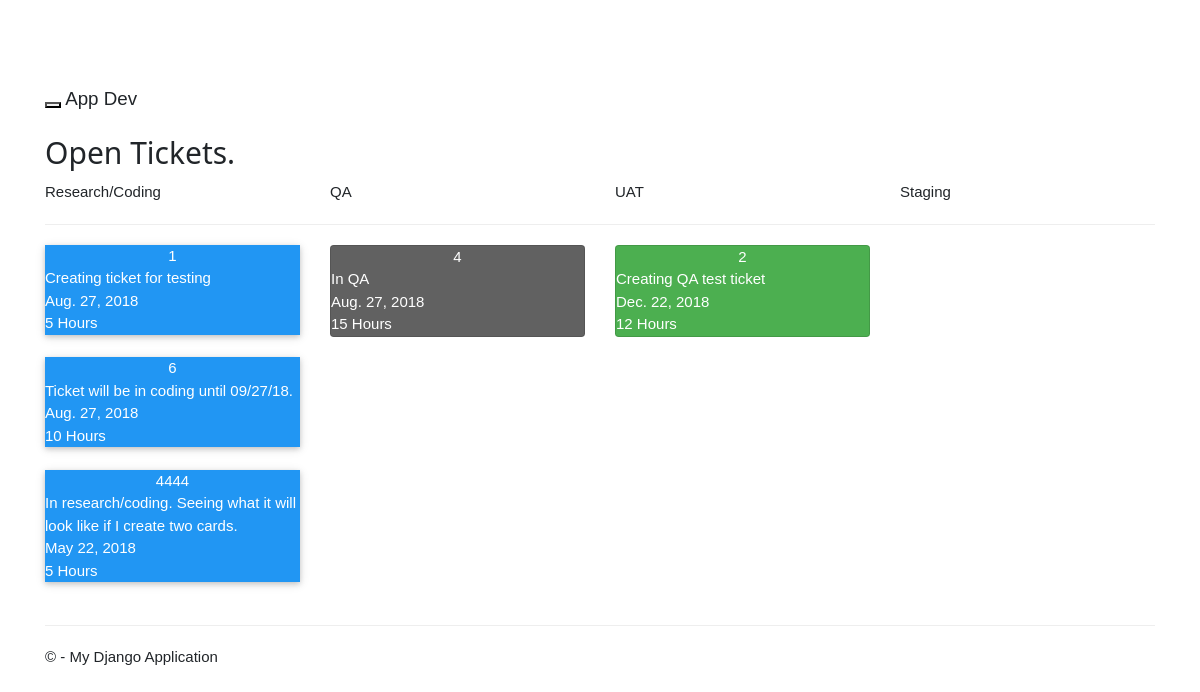
Page /tickets on the committed database.
### KanbanApp/models.py (models this page shows, shortened)
class Ticket(models.Model):
    statuses = (('Research', 'Reasearch'),
                ('Coding', 'Coding'),
                ('QA', 'QA'),
                ('UAT', 'UAT'),
                ('Staging', 'Staging'),
                ('Completed', 'Completed')
                )
    ticket_number = models.IntegerField(primary_key= True, unique=True)
    open_date = models.DateField()
    ticket_description = models.TextField(max_length=300)
    hours_to_complete = models.IntegerField()
    status = models.CharField(max_length=10, choices=statuses, default='Research')

### KanbanApp/views.py (the view)
# urls.py: url(r'^tickets', KanbanApp.views.TicketListView.as_view(), name='tickets'),
class TicketListView(ListView):
    template_name = 'app/tickets.html'
    queryset = Ticket.objects.all() #This can be filtered down, the html
    def get_context_data(self, **kwargs):
        context = super().get_context_data(**kwargs)
        context['title'] = 'Open Tickets'
        return context

### KanbanApp/templates/app/tickets.html (shortened to what this page needs)
﻿{% extends "app/layout.html" %}
{% block content %}
<h2>{{ title }}.</h2>
  <div class="row">
    <div class="col-md-3 col-sm-3">Research/Coding</div>
    <div class="col-md-3 col-sm-3">QA</div>
    <div class="col-md-3 col-sm-3">UAT</div>
    <div class="col-md-3 col-sm-3">Staging</div>
  </div>
  <hr>
<div class="row">
    <div class="col-md-3 col-sm-3">
    {% for ticket in object_list %}
        {%if ticket.status == "Research" or ticket.status == "Coding" %}
            <div class="w3-card w3-blue">
                <div class="w3-center"><a href="/updateticket/{{ticket.ticket_number}}">{{ticket.ticket_number}}</a></div>
                <div>{{ticket.ticket_description}}</div>
                <div>{{ticket.open_date}}</div>
                <div>{{ticket.hours_to_complete}} Hours</div>
            </div><br>
        {% endif %}
    {% endfor %}
    </div>
    <div class="col-md-3 col-sm-3">
    {% for ticket in object_list %}
        {%if ticket.status == "QA" %}
            <div class="card w3-dark-grey">
                <div class="w3-center">{{ticket.ticket_number}}</div>
                <div>{{ticket.ticket_description}}</div>
                <div>{{ticket.open_date}}</div>
                <div>{{ticket.hours_to_complete}} Hours</div>
            </div><br>
        {% endif %}
    {% endfor %}
    </div>
    <div class="col-md-3 col-sm-3">
    {% for ticket in object_list %}
        {%if ticket.status == "UAT" %}
            <div class="card w3-green">
                <div class="w3-center">{{ticket.ticket_number}}</div>
                <div>{{ticket.ticket_description}}</div>
                <div>{{ticket.open_date}}</div>
                <div>{{ticket.hours_to_complete}} Hours</div>
            </div><br>
        {% endif %}
    {% endfor %}
    </div>
    <div class="col-md-3 col-sm-3">
    </div>
</div>
{% endblock %}

### KanbanApp/templates/app/layout.html (shortened to what this page needs)
﻿<!DOCTYPE html>
<html>
<head>
    {% load staticfiles %}
    <link rel="stylesheet" type="text/css" href="{% static 'app/content/bootstrap.min.css'%}" />
    <link rel="stylesheet" type="text/css" href="{% static 'app/content/site.css' %}" />
    <link rel="stylesheet" type="text/css" href="{% static 'app/content/w3.css' %}" />
</head>
<body>
    <div class="navbar navbar-inverse navbar-fixed-top">
        <div class="container">
            <div class="navbar-header">
                <button type="button" class="navbar-toggle" data-toggle="collapse" data-target=".navbar-collapse">
                </button>
                <a href="/" class="navbar-brand">App Dev</a>
            </div>
        </div>
    </div>
    <div class="container body-content">
{% block content %}{% endblock %}
        <hr/>
        <footer>
            <p>&copy; {{ year }} - My Django Application</p>
        </footer>
    </div>
</body>
</html>

### KanbanApp/static/app/content/site.css (style rules this page uses)
body { padding-top: 50px; padding-bottom: 20px; }
.body-content { padding-left: 15px; padding-right: 15px; }

### KanbanApp/static/app/content/w3.css (style rules this page uses)
*,*:before,*:after { box-sizing:inherit }
html { -ms-text-size-adjust:100%;-webkit-text-size-adjust:100% }
body { margin:0 }
article,aside,details,figcaption,figure,footer,header,main,menu,nav,section,summary { display:block }
a { background-color:transparent;-webkit-text-decoration-skip:objects }
hr { box-sizing:content-box;height:0;overflow:visible }
button,input,select,textarea { font:inherit;margin:0 }
button,input { overflow:visible }
button,select { text-transform:none }
button,html [type=button],[type=reset],[type=submit] { -webkit-appearance:button }
html,body { font-family:Verdana,sans-serif;font-size:15px;line-height:1.5 }
html { overflow-x:hidden }
h2 { font-size:30px }
h1,h2,h3,h4,h5,h6 { font-family:"Segoe UI",Arial,sans-serif;font-weight:400;margin:10px 0 }
hr { border:0;border-top:1px solid #eee;margin:20px 0 }
a { color:inherit }
.w3-card,.w3-card-2 { box-shadow:0 2px 5px 0 rgba(0,0,0,0.16),0 2px 10px 0 rgba(0,0,0,0.12) }
.w3-center { text-align:center!important }
.w3-blue,.w3-hover-blue:hover { color:#fff!important;background-color:#2196F3!important }
.w3-green,.w3-hover-green:hover { color:#fff!important;background-color:#4CAF50!important }
.w3-dark-grey,.w3-hover-dark-grey:hover,.w3-dark-gray,.w3-hover-dark-gray:hover { color:#fff!important;background-color:#616161!important }

### rows in the picture
Ticket: ticket_number "1", ticket_description "Creating ticket for testing", open_date "Aug. 27, 2018", hours_to_complete "5"
Ticket: ticket_number "6", ticket_description "Ticket will be in coding until 09/27/18.", open_date "Aug. 27, 2018", hours_to_complete "10"
Ticket: ticket_number "4444", ticket_description "In research/coding. Seeing what it will look like if I create two cards.", open_date "May 22, 2018", hours_to_complete "5"
Ticket: ticket_number "4", ticket_description "In QA", open_date "Aug. 27, 2018", hours_to_complete "15"
Ticket: ticket_number "2", ticket_description "Creating QA test ticket", open_date "Dec. 22, 2018", hours_to_complete "12"

### other values in the picture
{{ title }} "Open Tickets"
